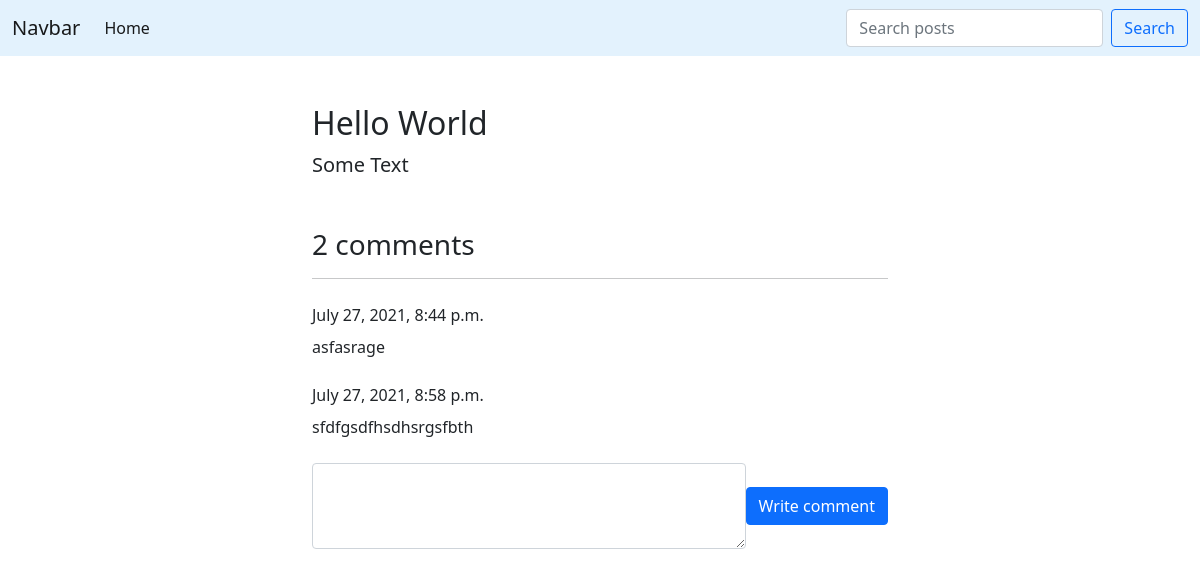
The page /post/7/ on the database as committed earlier.
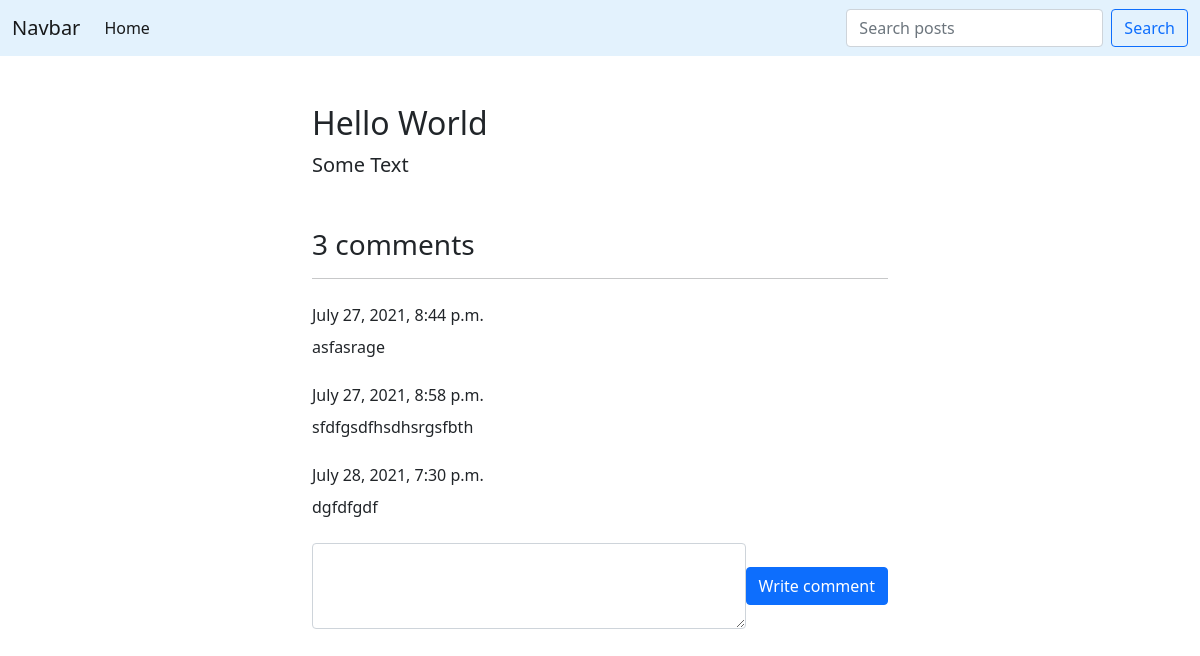
The same page on the database as committed later.
### online_journal/models.py (models this page shows, shortened)
class Post(models.Model):
    title = models.CharField('Title', max_length=200)
    text = models.TextField('Text')
    pub_date = models.DateTimeField('Published date', auto_now_add=True)
    is_active = models.BooleanField('Display a post on the site', default=True)
    rating = models.IntegerField('Views count', default=0)
    objects = PostManager()
    def update_rating(self):
        self.rating += 1
        self.save()
    def get_comments_count(self):
        return self.comments.count()
    def get_comments_ordered_by_date(self):
        return self.comments.order_by('pub_date')

class Comment(models.Model):
    post = models.ForeignKey(Post, on_delete=models.CASCADE, verbose_name='Post', related_name='comments')
    text = models.TextField('Text')
    pub_date = models.DateTimeField('Published date', auto_now_add=True)

### online_journal/views.py (the view)
# urls.py: path('post/<int:pk>/', PostDetailView.as_view(), name='post_detail'),
class PostDetailView(generic.DetailView):
    model = Post
    template_name = 'online_journal/post_detail.html'
    def get(self, request, *args, **kwargs):
        try:
            self.get_object().update_rating()
        except AttributeError:
            raise Http404
        return super().get(request, *args, **kwargs)
    def get_context_data(self, **kwargs):
        context = super().get_context_data(**kwargs)
        context['form'] = CommentForm()
        return context

### online_journal/forms.py
class CommentForm(forms.ModelForm):
    class Meta:
        model = Comment
        fields = ['text']
        widgets = {
            'text': forms.Textarea(attrs={'class': 'form-control', 'rows': 3})
        }

### online_journal/templates/online_journal/post_detail.html (shortened to what this page needs)
{% extends 'base.html' %}
{% block content %}
    <div class="jumbotron">
        <h2>{{post.title}}</h2>
        <p class="lead">{{post.text}}</p>
    </div>
    <div class="comment_label mt-5">
        <h3>{{ post.get_comments_count }} comments</h3>
    </div>
    <hr>
    {% for comment in post.get_comments_ordered_by_date %}
        <div class="comment_block mt-4">
            <div class="date mb-2">
                {{ comment.pub_date }}
            </div>
            <div class="text">
                {{ comment.text }}
            </div>
        </div>
    {% empty %}
        <h6 class="empty-content">No comments</h6>
    {% endfor %}
    <form action="{% url 'add_comment' pk=post.id %}" method="post">
        <div class="comment-form-wrapper mt-4">
            <div id="comment-textarea">
                {{ form.text }}
            </div>
            <div id="comment-submit">
                <input type="submit" value="Write comment" class="btn btn-primary">
            </div>
        </div>
    </form>
{% endblock %}

### templates/base.html (shortened to what this page needs)
{% load static %}
<!DOCTYPE html>
<html lang="en">
<head>
    <link href="https://cdn.jsdelivr.net/npm/bootstrap@5.0.2/dist/css/bootstrap.min.css" rel="stylesheet">
    <link rel="stylesheet" href="{% static 'css/style.css' %}">
</head>
<body>
    <nav class="navbar navbar-expand-lg navbar-light">
        <div class="container-fluid">
          <a class="navbar-brand" href="{% url 'all_posts' %}">Navbar</a>
          <div class="collapse navbar-collapse" id="navbarColor01">
            <ul class="navbar-nav me-auto mb-2 mb-lg-0">
              <li class="nav-item">
                <a class="nav-link active" aria-current="page" href="{% url 'all_posts' %}">Home</a>
              </li>
            </ul>
            <form method="get" action="{% url 'search_posts' %}" class="d-flex">
              <input class="form-control me-2" type="search" placeholder="Search posts" aria-label="Search" name="q">
              <button class="btn btn-outline-primary" type="submit">Search</button>
            </form>
          </div>
        </div>
      </nav>
      <div id="main" class="container mt-5 mb-4">
          {% block content %}{% endblock %}
      </div>
</body>
</html>

### static/css/style.css (style rules this page uses)
.navbar { background-color: #e3f2fd; }
#main { max-width: 50%; }
.comment-form-wrapper { display: flex; justify-content: space-between; }
#comment-textarea { width: 80%; }
#comment-submit { align-self: center; }

Rows that differ between the two databases and show on the page:
changed Post "Hello World": get_comments_count "2" → "3"
added Comment: pub_date "July 28, 2021, 7:30 p.m.", text "dgfdfgdf"
